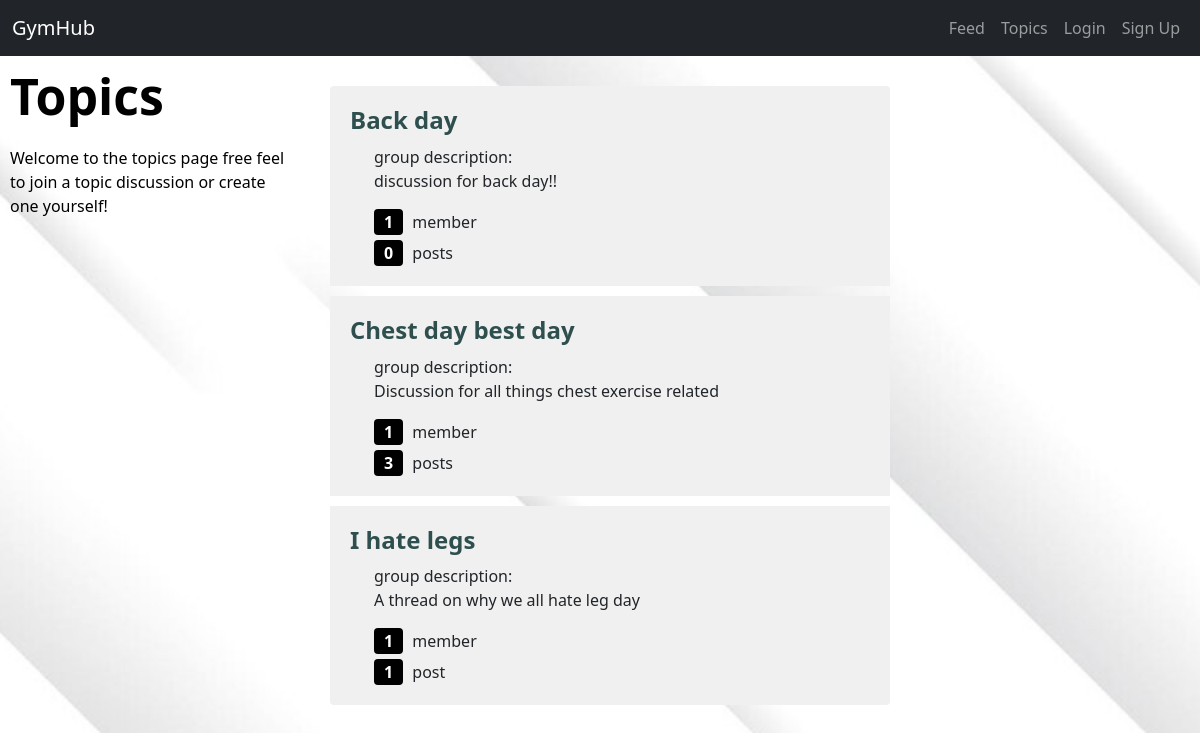
The app's page /groups/ with its own data.
### groups/models.py (models this page shows, shortened)
class Group(models.Model):
    name = models.CharField(max_length=255, unique=True)
    slug = models.SlugField(allow_unicode=True, unique=True)
    description = models.TextField(blank=True, default='')
    description_html = models.TextField(editable=False, default='', blank=True)
    members = models.ManyToManyField(User, through='GroupMember')
    class Meta:
        ordering = ['name']

### groups/views.py (the view)
# urls.py: path('', views.ListGroups.as_view(), name='all'),
class ListGroups(generic.ListView):
    model = Group

### groups/templates/groups/group_list.html (shortened to what this page needs)
{% extends 'groups/group_base.html' %}
{% load static %}
{% block pregroup %}
{% block extra_css %}
<link rel="stylesheet" type="text/css" href="{% static 'css/grouplist.css' %}">
{% endblock %}
<div class="col-md-3">
	<div class="content">
		<h2>Topics</h2>
		<div>Welcome to the topics page free feel to join a topic discussion or create one yourself!</div>
	</div>
</div>
{% endblock %}
{% block group_content %}
<div class="col-md-7">
	<div class="list-group">
		{% for group in object_list %}
		<a class="list-group-item" href="{% url 'groups:single' slug=group.slug %}"><h3 class="title list-group-item-heading">{{group.name}}</h3>
			<div class="list-group-item-text container-fluid">
				group description:{{ group.description_html|safe}}
				<div class='row'>
					<div class="col-md-4" style="margin-bottom: 5px;">
						<span class="badge">{{group.members.count}}</span>
						member{{group.members.count|pluralize}}
					</div>
					<div class="cold-md-4">
						<span class="badge">{{group.posts.count}}</span>
						post{{group.posts.count|pluralize}}
					</div>
				</div>
			</div>
		</a>
		{% endfor %}
	</div>
</div>
{% endblock %}

### static/css/master.css (style rules this page uses)
a { color: #007bff; text-decoration: none; }

### static/css/grouplist.css (style rules this page uses)
.list-group { width: 50vw; margin-top: 10px; padding: 20px; }
.list-group-item { background-color: #F0F0F0; border: none; border-radius: 0; margin-bottom: 10px; padding: 20px; }
.list-group-item-heading { color: #2F4F4F; font-size: 24px; font-weight: bold; margin-bottom: 10px; }
.list-group-item-text { font-size: 16px; line-height: 1.5; }
.badge { background-color: black; font-size: 16px; font-weight: bold; margin-right: 5px; padding: 5px 10px; }
.content h2 { color: black; font-size: 50px; font-weight: bold; margin-bottom: 20px; }
.col-md-3 { margin-top: 10px; color: black; margin-left: 10px; }

### records on screen
Group: name "Back day", description_html "discussion for back day!!", members.count "1", posts.count "0"
Group: name "Chest day best day", description_html "Discussion for all things chest exercise related", members.count "1", posts.count "3"
Group: name "I hate legs", description_html "A thread on why we all hate leg day", members.count "1", posts.count "1"
